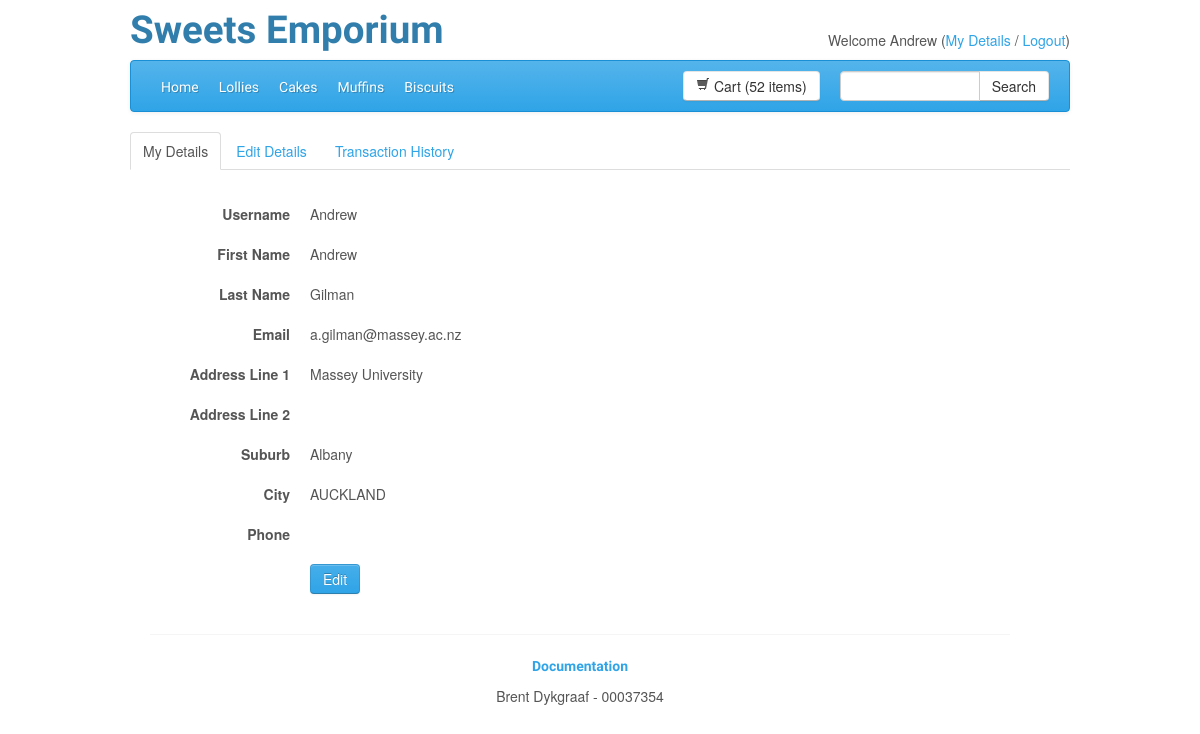
Page /index.php?s=userview (signed in) on the committed database.
### tables this page shows
CREATE TABLE IF NOT EXISTS `users` (
  `userId` int(11) NOT NULL AUTO_INCREMENT,
  `username` text NOT NULL,
  `password` text NOT NULL,
  `firstName` text NOT NULL,
  `lastName` text NOT NULL,
  `phone` text,
  `email` text NOT NULL,
  `address1` text NOT NULL,
  `address2` text,
  `suburb` text,
  `city` text NOT NULL,
  PRIMARY KEY (`userId`)
);

### index.php (called while the page is built, shortened)
<?php
$viewData = array();
include 'application/includes/startup.php';
$layout = new Layout($viewData);
$layout->display();
?>

### application/src/User.php (called while the page is built, shortened)
<?php
class User {
	private $userID;
	private $username;
	private $firstName;
	private $lastName;
	private $email;
	private $address1;
	private $suburb;
	private $city;
	private $dbConnection;
	public function __construct($userID, $dbConnection){
		$this->userID = $userID;
		$this->dbConnection = $dbConnection;
	}
	public function getCart(){
		$query = "SELECT orderId FROM orders WHERE userId='".$this->getUserID()."' AND status='Pending'";
		$result = mysqli_query($this->dbConnection, $query);
		$row = $result->fetch_row();
		return $row[0];
	}
	public function getUserID(){
		return $this->userID;
	}
	public function getUsername(){
		if (!$this->username){
			$query = "SELECT username FROM users WHERE userId='".$this->userID."'";
			$result = mysqli_query($this->dbConnection, $query);
			$row = $result->fetch_row();
			$this->username = $row[0];
		}
		return $this->username;
	}
	public function getFirstName(){
		if (!$this->firstName){
			$query = "SELECT firstName FROM users WHERE userId='".$this->userID."'";
			$result = mysqli_query($this->dbConnection, $query);
			$row = $result->fetch_row();
			$this->firstName = $row[0];
		}
		return $this->firstName;
	}
	public function getLastName(){
		if (!$this->lastName){
			$query = "SELECT lastName FROM users WHERE userId='".$this->userID."'";
			$result = mysqli_query($this->dbConnection, $query);
			$row = $result->fetch_row();
			$this->lastName = $row[0];
		}
		return $this->lastName;
	}
	public function getAddress1(){
		if (!$this->address1){
			$query = "SELECT address1 FROM users WHERE userId='".$this->userID."'";
			$result = mysqli_query($this->dbConnection, $query);
			$row = $result->fetch_row();
			$this->address1 = $row[0];
		}
		return $this->address1;
	}
	public function getSuburb(){
		if (!$this->suburb){
			$query = "SELECT suburb FROM users WHERE userId='".$this->userID."'";
			$result = mysqli_query($this->dbConnection, $query);
			$row = $result->fetch_row();
			$this->suburb = $row[0];
		}
		return $this->suburb;
	}
	public function getCity(){
		if (!$this->city){
			$query = "SELECT city FROM users WHERE userId='".$this->userID."'";
			$result = mysqli_query($this->dbConnection, $query);
			$row = $result->fetch_row();
			$this->city = $row[0];
		}
		return $this->city;
	}
	public function getEmail(){
		if (!$this->email){
			$query = "SELECT email FROM users WHERE userId='".$this->userID."'";
			$result = mysqli_query($this->dbConnection, $query);
			$row = $result->fetch_row();
			$this->email = $row[0];
		}
		return $this->email;
	}
}

### application/src/Order.php (called while the page is built, shortened)
<?php
class Order {
	private $orderID;
	private $itemList;
	private $dbConnection;
	public function __construct($orderID, $dbConnection){
		$this->orderID = $orderID;
		$this->dbConnection = $dbConnection;
		$this->getItemList();
	}
	public function getNumberOfItems(){
		$total = 0;
		foreach($this->getItemList() as $lineItem){
			$total += $lineItem->getQuantity();
		}
		return $total;
	}
	public function getItemList(){
		if (!$this->itemList){
			$list = array();
			$query = "SELECT * FROM orderitems WHERE orderId='".$this->orderID."'";
			$result = mysqli_query($this->dbConnection, $query);
			while ($row = $result->fetch_assoc()) {
				$list[] = new OrderItem($row["orderId"], $row["productId"], $this->dbConnection);
			}
			$this->itemList = $list;
		}
		return $this->itemList;
	}
}

### application/includes/startup.php (called while the page is built, shortened)
<?php
include 'application/src/Database.php';
include 'application/src/Layout.php';
include 'application/src/Order.php';
include 'application/src/OrderItem.php';
include 'application/src/User.php';
$db = new Database();
$dbConnection = $db->getDbConnection();
if(isset($_SESSION["userID"])){
	$viewData["user"] = new User($_SESSION["userID"], $dbConnection);
} else {
	$viewData["user"] = null;
}
if(isset($_SESSION["cartID"])){
	$viewData["cart"] = new Order($_SESSION["cartID"], $dbConnection);
	if ($viewData["user"]){
		$viewData["cart"]->setUserID($viewData["user"]->getUserID());
		$viewData["cart"]->save();
	}
} else {
	if($viewData["user"]){
		$_SESSION["cartID"] = $viewData["user"]->getCart();
	} else {
		$viewData["cart"] = null;
	}
}

### application/src/OrderItem.php (called while the page is built, shortened)
<?php
class OrderItem {
	private $orderID;
	private $productID;
	private $quantity;
	private $dbConnection;
	public function __construct($orderID, $productID, $dbConnection){
		$this->orderID = $orderID;
		$this->productID = $productID;
		$this->dbConnection = $dbConnection;
	}
	public function getQuantity(){
		if (!$this->quantity){
			$query = "SELECT quantity FROM orderitems WHERE orderId='".$this->orderID."' AND productId='".$this->productID."'";
			$result = mysqli_query($this->dbConnection, $query);
			$row = $result->fetch_row();
			$this->quantity = $row[0];
		}
		return $this->quantity;
	}
}

### application/templates/pages/userview.phtml (the view, shortened to what this page needs)
<div class="container" id="mainContainer">
<?php include "application/templates/pages/usermenu.phtml";?>
<?php if (!$user){
	?>
		<h4 class="text-info">Please Login</h4>
		<p>You can <a href="index.php?s=login">Login</a> view your details.</p>
	<?php
} else {
	?>
		<dl class="dl-horizontal">
  			<dt>Username</dt>
  			<dd><?php echo $user->getUsername(); ?></dd>
		</dl>
		<dl class="dl-horizontal">
  			<dt>First Name</dt>
  			<dd><?php echo $user->getFirstName(); ?></dd>
		</dl>
		<dl class="dl-horizontal">
  			<dt>Last Name</dt>
  			<dd><?php echo $user->getLastName(); ?></dd>
		</dl>
		<dl class="dl-horizontal">
  			<dt>Email</dt>
  			<dd><?php echo $user->getEmail(); ?></dd>
		</dl>
		<dl class="dl-horizontal">
  			<dt>Address Line 1</dt>
  			<dd><?php echo $user->getAddress1(); ?></dd>
		</dl>
		<dl class="dl-horizontal">
  			<dt>Address Line 2</dt>
		</dl>
		<dl class="dl-horizontal">
  			<dt>Suburb</dt>
  			<dd><?php echo $user->getSuburb(); ?></dd>
		</dl>
		<dl class="dl-horizontal">
  			<dt>City</dt>
  			<dd><?php echo $user->getCity(); ?></dd>
		</dl>
		<dl class="dl-horizontal">
  			<dt>Phone</dt>
  		</dl>
		<dl class="dl-horizontal">
  			<dd><a class="btn btn-primary" href="index.php?s=useredit">Edit</a></dd>
		</dl>
<?php
}
?>
	</div>

### application/templates/layout/header.phtml
<div class="row">
	<div class="header-title span8">
		<h1>Sweets Emporium</h1>
	</div>
	<div class="user-info span4 text-right">
		<?php
			if($user){
				echo "Welcome ".$user->getFirstName();
				echo '  (<a href="index.php?s=userview">My Details</a> / <a href="index.php?s=logout">Logout</a>)';
			} else {
				echo "Welcome Guest ( ";
				echo '<a href="index.php?s=login">Login</a> or ';
				echo '<a href="index.php?s=register">Register</a> )';
			}
		?>
	</div>
</div>
<div class="navbar">
	<div class="navbar-inner">
	<ul class="nav">
		<li <?php if($screen=="home"){echo 'class="active"';}?>><a href="index.php">Home</a></li>
		<li <?php if($screen=="category" && $page=="1"){echo 'class="active"';}?>><a href="index.php?s=category&p=1">Lollies</a></li>
		<li <?php if($screen=="category" && $page=="2"){echo 'class="active"';}?>><a href="index.php?s=category&p=2">Cakes</a></li>
		<li <?php if($screen=="category" && $page=="3"){echo 'class="active"';}?>><a href="index.php?s=category&p=3">Muffins</a></li>
		<li <?php if($screen=="category" && $page=="4"){echo 'class="active"';}?>><a href="index.php?s=category&p=4">Biscuits</a></li>
	</ul>
	<div class="input-append searchbox">
		<input class="span2" id="searchBox" type="text">
		<button class="btn" type="button" id="searchButton">Search</button>
	</div>
	<?php
	$numItems = "empty";
	if ($cart){
		$num = $cart->getNumberOfItems();
		if ($num == 1){
			$numItems = "1 item";
		} elseif ($num > 1){
			$numItems = $num." items";
		}
	}
	 ?>
	<a href="index.php?s=orderview&p=cart" id="cartHeader" class="btn btn cartbox"><i class="icon-shopping-cart"></i> Cart (<?php echo $numItems; ?>)</a>
	</div>
</div>

### public/css/custom.css (style rules this page uses)
.user-info { padding-top: 30px; }
.searchbox { float: right; padding: 10px 0px 0px 20px; }
.cartbox { float: right; }
.input-append { float: right; }

### rows in the picture
users: firstName "Andrew", username "Andrew", lastName "Gilman", email "a.gilman@massey.ac.nz", address1 "Massey University", suburb "Albany", city "AUCKLAND"

### other values in the picture
$numItems "52 items"
